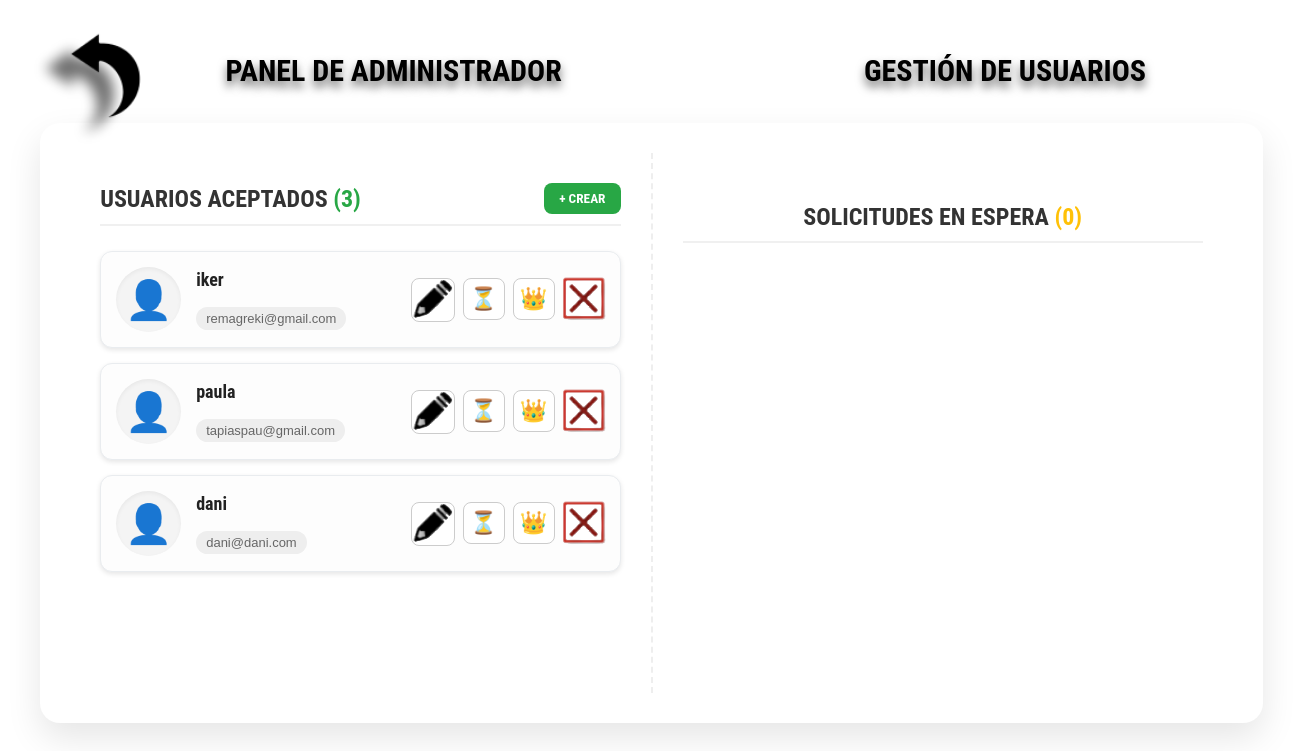
Page /gestionUsuarios on the earlier database version.
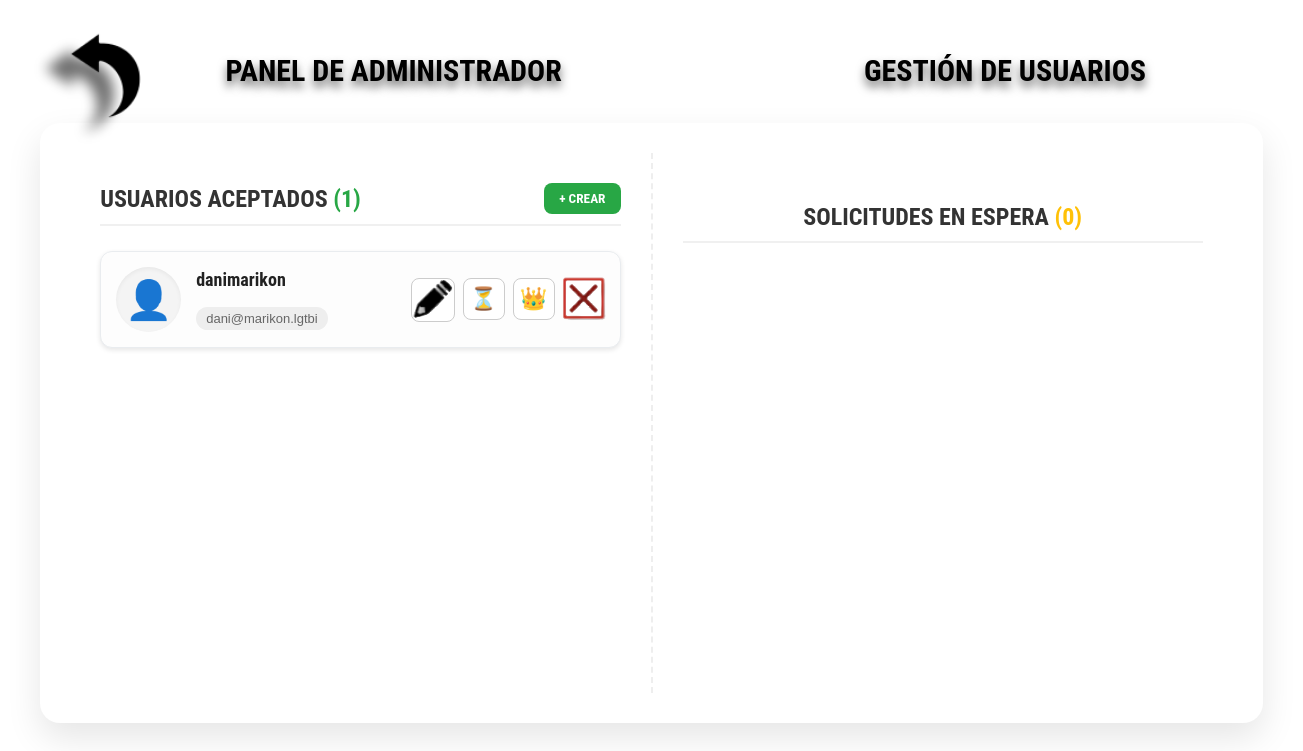
Same page on the later database version.
### tables this page shows
CREATE TABLE Usuario (
    IDUsuario INTEGER PRIMARY KEY AUTOINCREMENT,
    Nombre TEXT NOT NULL UNIQUE,
    Email TEXT NOT NULL UNIQUE,
    Contrasena TEXT NOT NULL,
    Estado TEXT NOT NULL DEFAULT 'Espera'
);

### app/controller/ui/ControladorVista.py (the view, shortened to what this page needs)
    @bp.route('/gestionUsuarios', methods=['GET', 'POST'])
    def gestionUsuarios():
        sesion = service.getSession()['Estado']
        if sesion and sesion != 'Admin':
            return "No tienes los permisos necesarios para utilizar esta interfaz", 400
        else:
            usuarios1 = service.get_aceptados()
            usuarios2 = service.get_espera()
            return render_template('gestionUsuarios.html', usuarios1=usuarios1, usuarios2=usuarios2)

### app/controller/model/GestorUsuarios.py (called while the page is built)
    def getSession(self):
        return Sesion().getSession()

    def get_aceptados(self):
        rows = self.db.execSQL(
            sql="SELECT * FROM Usuario WHERE Estado = 'Aceptado'"
        )
        return [ dict(row) for row in rows ]

    def get_espera(self):
        rows = self.db.execSQL(
            sql="SELECT * FROM Usuario WHERE Estado = 'Espera' OR Estado = 'Rechazado'"
        )
        return [ dict(row) for row in rows ]

### app/controller/model/Sesion.py (called while the page is built)
    def __new__(cls):
        if cls._instance is None:
            cls._instance = super().__new__(cls)
            cls._instance.usuario = Usuario(0,'','','','',0)  # Inicializa un usuario vacío
        return cls._instance

    def getSession(self):
        return self.usuario.getData()

### app/controller/model/Usuario.py (called while the page is built)
    def getData(self):
        return {
            "IDUsuario": self.IDUsuario,
            "Nombre": self.Nombre,
            "Email": self.Email,
            "Contrasena": self.Contrasena,
            "Estado": self.Estado,
            "Favorito": self.Favorito
        }

### app/controller/ui/ControladorVista.py (called while the page is built, shortened)
def gestionUsuarios_blueprint(db):
    bp = Blueprint('gestionUsuarios', __name__)
    service = GestorUsuarios(db)
    @bp.route('/gestionUsuarios', methods=['GET', 'POST'])
    def gestionUsuarios():
        sesion = service.getSession()['Estado']
        if sesion and sesion != 'Admin':
            return "No tienes los permisos necesarios para utilizar esta interfaz", 400
        else:
            usuarios1 = service.get_aceptados()
            usuarios2 = service.get_espera()
            return render_template('gestionUsuarios.html', usuarios1=usuarios1, usuarios2=usuarios2)
    return bp

### app/database/SGBD.py (called while the page is built)
    def execSQL(self, sql, parameters=None):
        cursor = self.connection.cursor()
        if parameters:
            cursor.execute(sql, parameters)
        else:
            cursor.execute(sql)
        rows = cursor.fetchall()
        cursor.close()
        return rows

### app/templates/gestionUsuarios.html (shortened to what this page needs)
<!DOCTYPE html>
<html lang="es">
<head>
    <link rel="stylesheet" href="{{ url_for('static', filename='manageUsers.css') }}">
</head>
<body class="background">
    <a href="/admin_panel">
        <img src="{{ url_for('static', filename='return.png') }}" class="flecha">
    </a>
    <div class="top-bar">
        <div class="top-left">
            <h1>PANEL DE ADMINISTRADOR</h1>
        </div>
        <div class="top-right">
            <h1>GESTIÓN DE USUARIOS</h1>
        </div>
    </div>
    <div class="pokedex-main-container">
        <div class="pokedex-left-panel">
            <div style="display: flex; justify-content: space-between; align-items: center; border-bottom: 2px solid #f0f0f0; padding-bottom: 10px; margin-bottom: 25px;">
                <h2 class="panel-title" style="border: none; margin: 0; padding: 0;">USUARIOS ACEPTADOS <span style="color:#28a745;">({{ usuarios1|length }})</span></h2>
                <button onclick="abrirModalCrear()" style="background:#28a745; color: white; padding: 8px 15px; border-radius: 8px; font-weight: bold; font-family: 'Roboto Condensed', sans-serif; border: none; cursor: pointer; transition: transform 0.2s;">
                    + CREAR
                </button>
            </div>
            {% for u in usuarios1 %}
            <div class="usuario-row">
                <div class="usuario-sprite">
                    👤
                </div>
                <div class="usuario-info">
                    <p class="usuario-nombre">{{ u['Nombre'] }} </p>
                    <p class="usuario-favorito">{{ u['Email'] }}</p>
                </div>
                <div class="usuario-actions">
                    <a href="/modificarDatosAdmin?id={{u['IDUsuario']}}" class="action-btn edit" title="Editar Usuario">
                        <img src="{{ url_for('static', filename='lapiz.png') }}" alt="Editar">
                    </a>
                    {% if u['Estado'] != 'Admin' %}
                    <form method="post" style="display:inline;">
                        <button type="submit" class="action-btn wait" title="Mandar a Espera">
                            ⏳
                        </button>
                    </form>
                    <form method="post" style="display:inline;">
                        <button type="submit" class="action-btn admin" title="Hacer Administrador">
                            👑
                        </button>
                    </form>
                    {% endif %}
                    {% if u['Estado'] != 'Admin' or u['IDUsuario'] == current_user_id %}
                    <form method="post" style="display:inline;">
                        <button type="submit" class="action-btn reject" title="Rechazar/Eliminar Usuario">
                            <img src="{{ url_for('static', filename='rojo.png') }}" alt="Rechazar">
                        </button>
                    </form>
                    {% endif %}
                </div>
            </div>
            {% endfor %}
        </div>
        <div class="pokedex-right-panel">
            <h2 class="panel-title">SOLICITUDES EN ESPERA <span style="color:#ffc107;">({{ usuarios2|length }})</span></h2>
        </div>
    </div>
</body>
</html>

### app/static/manageUsers.css (style rules this page uses)
body.background { position: relative; overflow: hidden; height: 100vh; flex-direction: column; background-image: url("/static/fondo.png"); background-size: cover; background-position: center; display: flex; justify-content: center; align-items: center; }
h1 { font-size: 30px; font-weight: bold; font-family: 'Roboto Condensed', sans-serif; text-shadow: 0 6px 10px rgba(0, 0, 0, 0.6); }
.flecha { position: absolute; top: 20px; left: 20px; width: 170px; height: auto; cursor: pointer; z-index: 100; }
.top-bar { height: 90px !important; padding: 10px 80px !important; }
.pokedex-main-container { background: white; width: 95%; max-width: 1450px; margin: 5px auto auto auto; padding: 30px; border-radius: 30px; box-shadow: 0 10px 40px rgba(0,0,0,0.1); display: flex; gap: 0; height: 72vh; box-sizing: border-box; }
.pokedex-left-panel, .pokedex-right-panel { flex: 1; overflow-y: auto; padding-left: 50px; font-family: 'Roboto Condensed', sans-serif; font-size: 30px; }
.top-bar { width: 95%; max-width: 1450px; margin: 0 auto; display: flex; align-items: flex-end; position: relative; height: 80px; }
.top-left, .top-right { flex: 1; text-align: center; }
.top-left h1 { text-align: center; }
.top-right h1 { text-align: center; }
.usuario-row { display: flex; align-items: center; justify-content: space-between; padding: 10px; margin-bottom: 10px; background: #fff; border-radius: 10px; box-shadow: 0 2px 5px rgba(0,0,0,0.1); }
.usuario-info { flex-grow: 1; margin-left: 20px; }
.usuario-info p { margin: 0; }
a { outline: none; border: none; text-decoration: none; }
.usuario-actions button img, .usuario-actions a img { width: 55px; height: 55px; }

### app/templates/gestionUsuarios.html (style rules this page uses)
.pokedex-main-container { height: 75vh !important; display: flex; overflow: hidden; background: white; border-radius: 20px; box-shadow: 0 15px 35px rgba(0,0,0,0.1); }
.pokedex-left-panel, .pokedex-right-panel { flex: 1; padding: 30px !important; overflow-y: auto; background: transparent; }
.pokedex-left-panel { border-right: 2px dashed #eee; }
.panel-title { font-family: 'Roboto Condensed', sans-serif; font-size: 24px; color: #333; margin-bottom: 25px; text-align: center; border-bottom: 2px solid #f0f0f0; padding-bottom: 10px; }
.usuario-row { background: #fdfdfd !important; border: 1px solid #e9ecef !important; border-radius: 12px !important; padding: 15px !important; margin-bottom: 15px !important; display: flex; align-items: center; justify-content: space-between; transition: transform 0.2s, box-shadow 0.2s; }
.usuario-sprite { background: #f4f4f4; border-radius: 50%; width: 65px; height: 65px; display: flex; align-items: center; justify-content: center; font-size: 38px; box-shadow: inset 0 2px 4px rgba(0,0,0,0.05); }
.usuario-info { flex-grow: 1; margin-left: 15px; text-align: left; }
.usuario-nombre { font-size: 18px !important; font-weight: bold; color: #222 !important; margin: 0 0 5px 0 !important; font-family: 'Roboto Condensed', sans-serif; }
.usuario-favorito { font-size: 13px !important; color: #666 !important; margin: 0 !important; background: #eee; padding: 4px 10px; border-radius: 12px; display: inline-block; font-family: sans-serif; }
.usuario-actions { display: flex; gap: 8px; }
.action-btn { background: white; border: 1px solid #ccc; border-radius: 8px; width: 42px; height: 42px; padding: 0; cursor: pointer; transition: all 0.2s; display: flex; align-items: center; justify-content: center; font-size: 22px; line-height: 1; }
.action-btn img { width: 22px; height: 22px; }

Differences in the rows shown:
removed Usuario: Nombre "paula", Email "tapiaspau@gmail.com"
removed Usuario: Nombre "dani", Email "dani@dani.com"
changed Usuario: Nombre "iker" → "danimarikon"; Email "remagreki@gmail.com" → "dani@marikon.lgtbi"
Other differences:
{{ usuarios1|length }}: "3" → "1"
